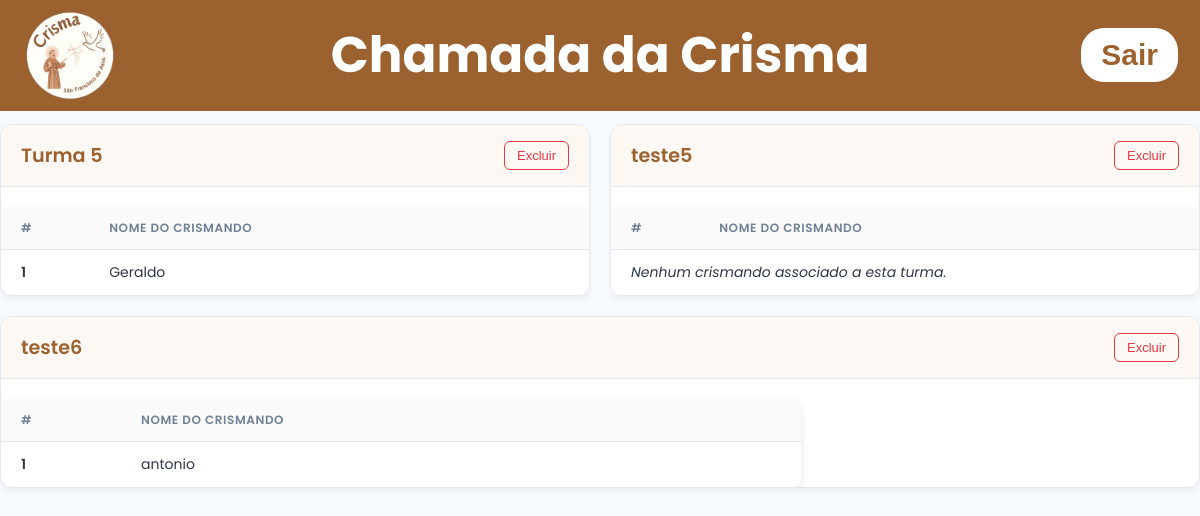
The app's page /listturmas (signed in), older data.
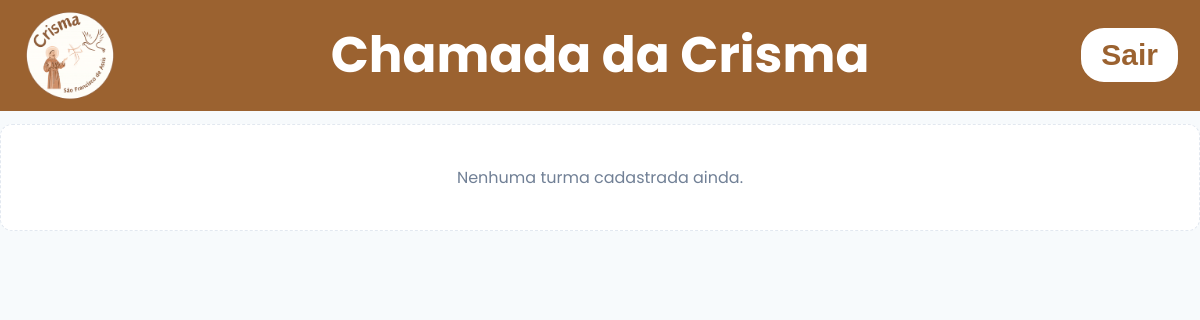
The same page, newer data.
### tables this page shows
CREATE TABLE turmas (
    id INTEGER PRIMARY KEY AUTOINCREMENT,
    turma_name TEXT NOT NULL UNIQUE
);

CREATE TABLE crismandos (
    id INTEGER PRIMARY KEY AUTOINCREMENT,
    name TEXT UNIQUE NOT NULL,
    turma_id INTEGER NOT NULL,
    created_at TEXT DEFAULT CURRENT_TIMESTAMP,
    FOREIGN KEY (turma_id) REFERENCES turmas(id)
);

### app.py (the view)
@app.get('/listturmas')
def list_turmas():
    if 'admin' not in session :
        return render_template('index.html')
    msg = request.args.get('msg')
    with get_conn() as conn:
        cur = conn.cursor()
        cur.execute("SELECT id, turma_name FROM turmas ORDER BY turma_name")
        turmas = cur.fetchall()
        cur.execute("SELECT id, name, turma_id FROM crismandos ORDER BY name")
        crismandos = cur.fetchall()
    return render_template('turmas.html', turmas=turmas, msgturmas=msg, crismandos = crismandos)

### app.py (called while the page is built)
def get_conn():
    conn = sqlite3.connect("data/dataBase.db")
    conn.row_factory = sqlite3.Row
    return conn

### templates/turmas.html (shortened to what this page needs)
<!DOCTYPE html>
<html lang="pt-br">
<head>
    <link
      rel="stylesheet"
      href="{{url_for('static', filename='css/styleconfigadmin.css')}}"
    />
    <link
      rel="stylesheet"
      href="{{url_for('static', filename='css/styleturmas.css')}}"
    />
</head>
<body>
    <header>
      <div class="header-left">
        <img
          src="{{url_for('static', filename='images/logocrismamaior.png')}}"
          alt="Logo da crisma"
          class="logo"
        />
        <h1 class="title-center" onclick="window.location.href='/homepage'">Chamada da Crisma</h1>
      </div>
      <form action="{{url_for('logout_user')}}" method="post">
        <button class="button-logout">Sair</button>
      </form>
    </header>
<main>
        <div class="page-header">
            <h2>Turmas Cadastradas</h2>
            <button class="btn-primary" onclick="OpenModalTurmas()">
                <span>+</span> Criar Turma
            </button>
        </div>
        {% if turmas %}
            <div class="turmas-grid">
                {% for turma in turmas %}
                    <div class="turma-card">
                        <div class="turma-card-header">
                            <h3>{{ turma.turma_name }}</h3>
                            <button type="button" class="btn-delete-icon" onclick="OpenModalConfirmation('{{ turma.id }}')">
                                Excluir
                            </button>
                        </div>
                        <div class="table-wrapper">
                            <table class="tabela-turmas">
                                <thead>
                                    <tr>
                                        <th style="width: 15%;">#</th>
                                        <th style="width: 85%;">Nome do Crismando</th>
                                    </tr>
                                </thead>
                                <tbody>
                                    {% set counter = [0] %}
                                    {% for crismando in crismandos | sort(attribute='name') %}
                                        {% if crismando.turma_id == turma.id %}
                                            <tr>
                                                <td class="col-number">{{ counter[0] }}</td>
                                                <td>{{ crismando.name }}</td>
                                            </tr>
                                        {% endif %}
                                    {% endfor %}
                                    {% if counter[0] == 0 %}
                                        <tr>
                                            <td colspan="2" class="empty-table">Nenhum crismando associado a esta turma.</td>
                                        </tr>
                                    {% endif %}
                                </tbody>
                            </table>
                        </div>
                    </div>
                {% endfor %}
            </div>
        {% else %}
            <div class="empty-state">
                <p>Nenhuma turma cadastrada ainda.</p>
            </div>
        {% endif %}
</main>
</body>
</html>

Row changes from the older to the newer data that the page shows:
removed turmas: turma_name "Turma 5"
removed crismandos: counter "1", name "Geraldo", shown under "Turma 5"
removed turmas: turma_name "teste5", shows "Nenhum crismando associado a esta turma."
removed turmas: turma_name "teste6"
removed crismandos: counter "1", name "antonio", shown under "teste6"
Text that changed along with them:
text now shown: "Nenhuma turma cadastrada ainda."
